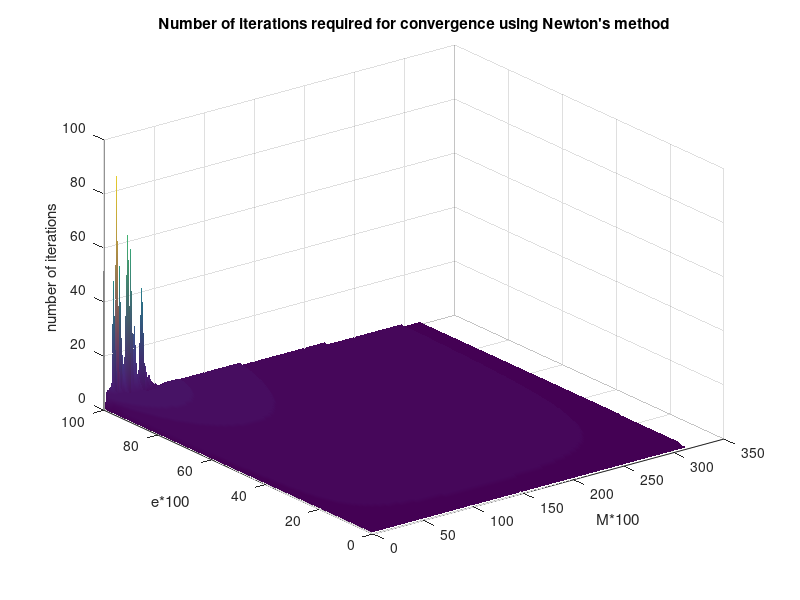

Recreate this plot in MATLAB.
% Newton's Iteration Method Algorithm
clearvars;
iterations=zeros(100,315); 
E_array=zeros(100,315);
for e = 0.01:0.01:0.99                  % Range of eccentricity 
    j=int16(e*100)+1;                   % for matrix
    for M = 0.01:0.01:3.14              % Range of Mean Anomaly
        k=int16(M*100)+1;
        E=M;                            % Initial Guess
        f_E = @(E) E-M-e*sin(E);        % Keplers Eqn function
        fdash = @(E) 1-e*cos(E);        % First derivative of function
        i=0;
        % Newton's Formula
        while (true)    
            a=f_E(E)/fdash(E);
            E = E - a;   
            if(abs(a/E)<1e-4)
                break
            end
            i=i+1;                                         
        end
        E_array(j,k)=E;
        iterations(j,k)=i;
    end
end
surf(iterations)        % 3D plot of M,e,iterations
% surf(E_array)         % uncomment this line to see the 3d plot of M,e,E
shading interp
xlabel('M*100')
ylabel('e*100')
zlabel('number of iterations')
title("Number of iterations required for convergence using Newton's method")